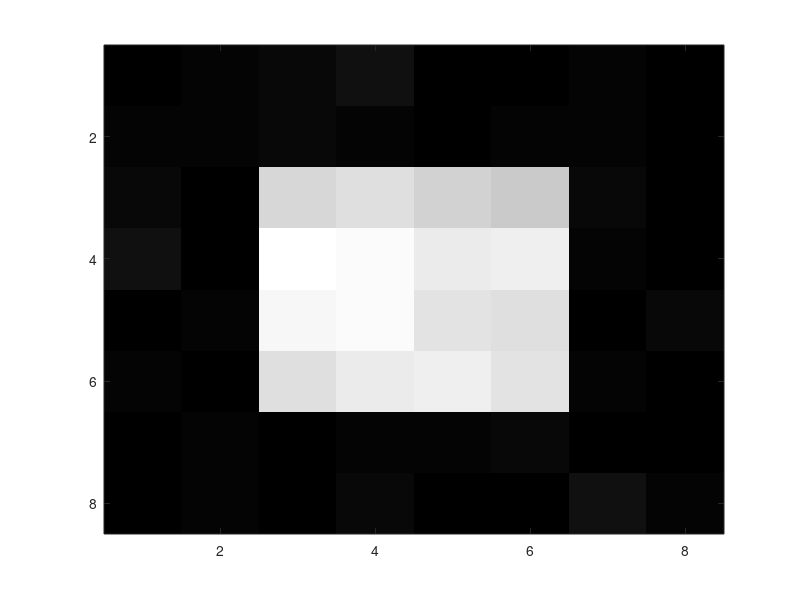

The MATLAB source for this figure: (Note: this script raises an error after producing the figure.)
%Chapter 1 Introduction (Hello Matlab) CHAPTER1.M

%Written by: Mark S. Nixon

disp ('Welcome to the Chapter1 script')
disp ('This worksheet is the companion to Chapter 1 and is an introduction.')
disp ('It is the source of Section 1.4.3 Hello Matlab.')
disp ('The worksheet follows the text directly and allows you to process basic images.')

disp ('Let us define a matrix of pixels (picture elements), a synthetic computer image called pic.')
pic=[1  2  3  4  1  1  2  1;...
     2  2  3  2  1  2  2  1;...
     3  1 38 39 37 36  3  1;...
     4  1 45 44 41 42  2  1;...
     1  2 43 44 40 39  1  3;...
     2  1 39 41 42 40  2  1;...
     1  2  1  2  2  3  1  1;...
     1  2  1  3  1  1  4  2]
%Pixels are addressed in row-column format. 
%Using x for the horizontal axis (a column count), and y for the vertical axis (a row count)
% then picture points are addressed as pic(y,x). The origin is at co-ordinates (1,1), so 
% the point pic(3,3) is on the third row and third column; the point pic(4,3) is on the 
% fourth row, at the third column.  Let's print them:
disp ('The element pic(3,3) is')
pic(3,3)
disp ('The element pic(4,3) is')
pic(4,3)

%We'll set the output display to black and white
colormap(gray);

%We can view the matrix as a surface plot
disp ('We shall now view the array as a surface plot - as a figure (play with the controls to see it in relief)')
disp ('When you are ready to move on, press RETURN')
surface(pic);
%Let's hold awhile so we can view it
pause;
%Or as an image
disp ('We shall now view the array as an image')
disp ('When you are ready to move on, press RETURN')
imagesc(pic);
%Let's hold awhile so we can view it
pause;

%Let's look at its dimensions
disp ('The dimensions of the array are')
size(pic)

%now let's invoke a routine that inverts the image
inverted_pic = invert(pic);
%Let's print it out to check it
disp ('When we invert it by subtracting each point from the maximum, we get')
inverted_pic
%And view it
disp ('And when viewed as an image, we see')
disp ('When you are ready to move on, press RETURN')
imagesc(inverted_pic);
%Let's hold awhile so we can view it
pause;

disp ('We shall now read in a bitmap image, and view it')
disp ('When you are ready to move on, press RETURN')
face=imread('rhdark.bmp','bmp');
imagesc(face);
pause;

%We need to change from unsigned integer format (uint8) to double precision so we can process it
face=double(face);

disp ('Now we shall invert it, and view the inverted image')
inverted_face=invert(face);
imagesc(inverted_face);
disp ('So we now know how to process images in Matlab. We shall be using this later!')
